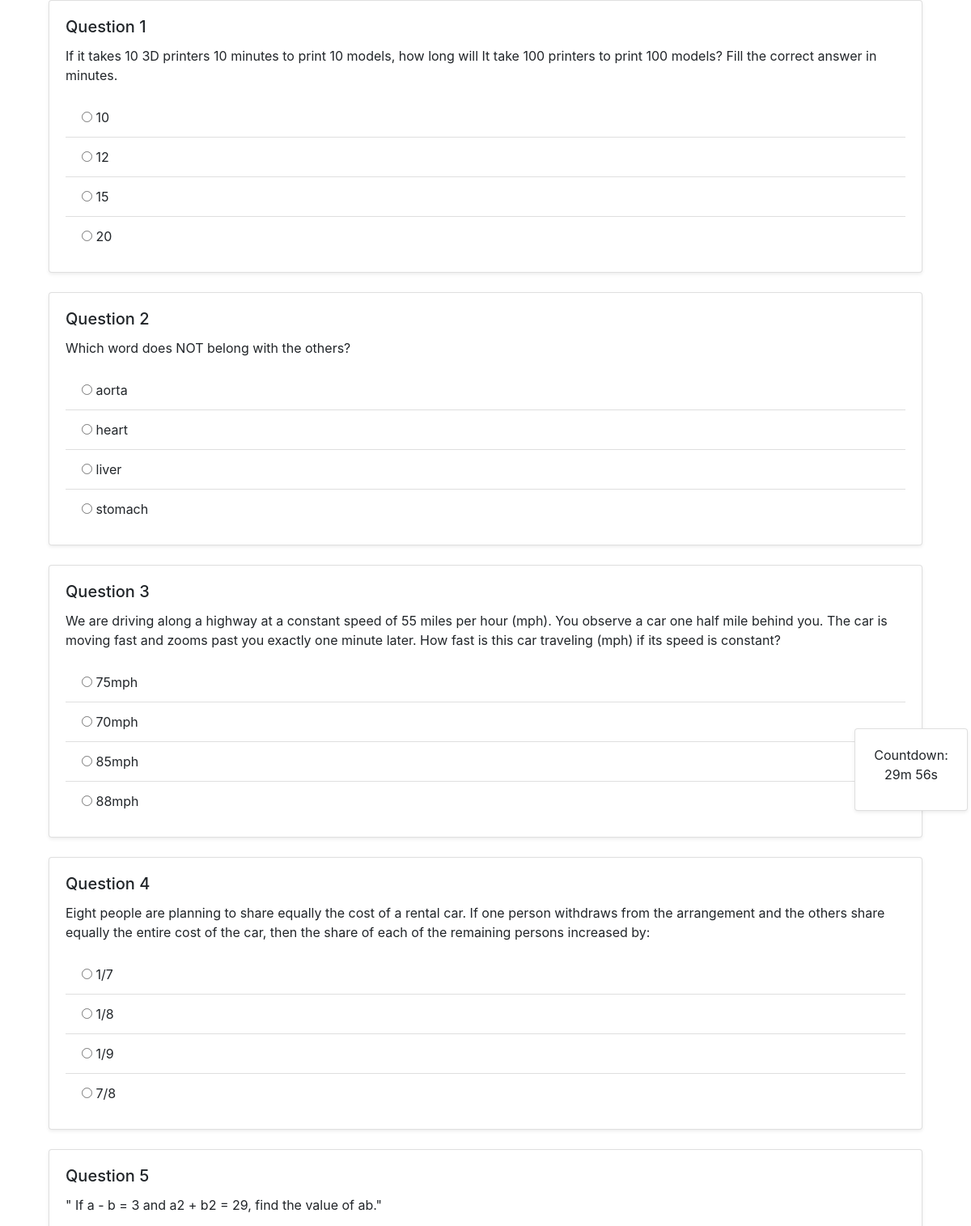
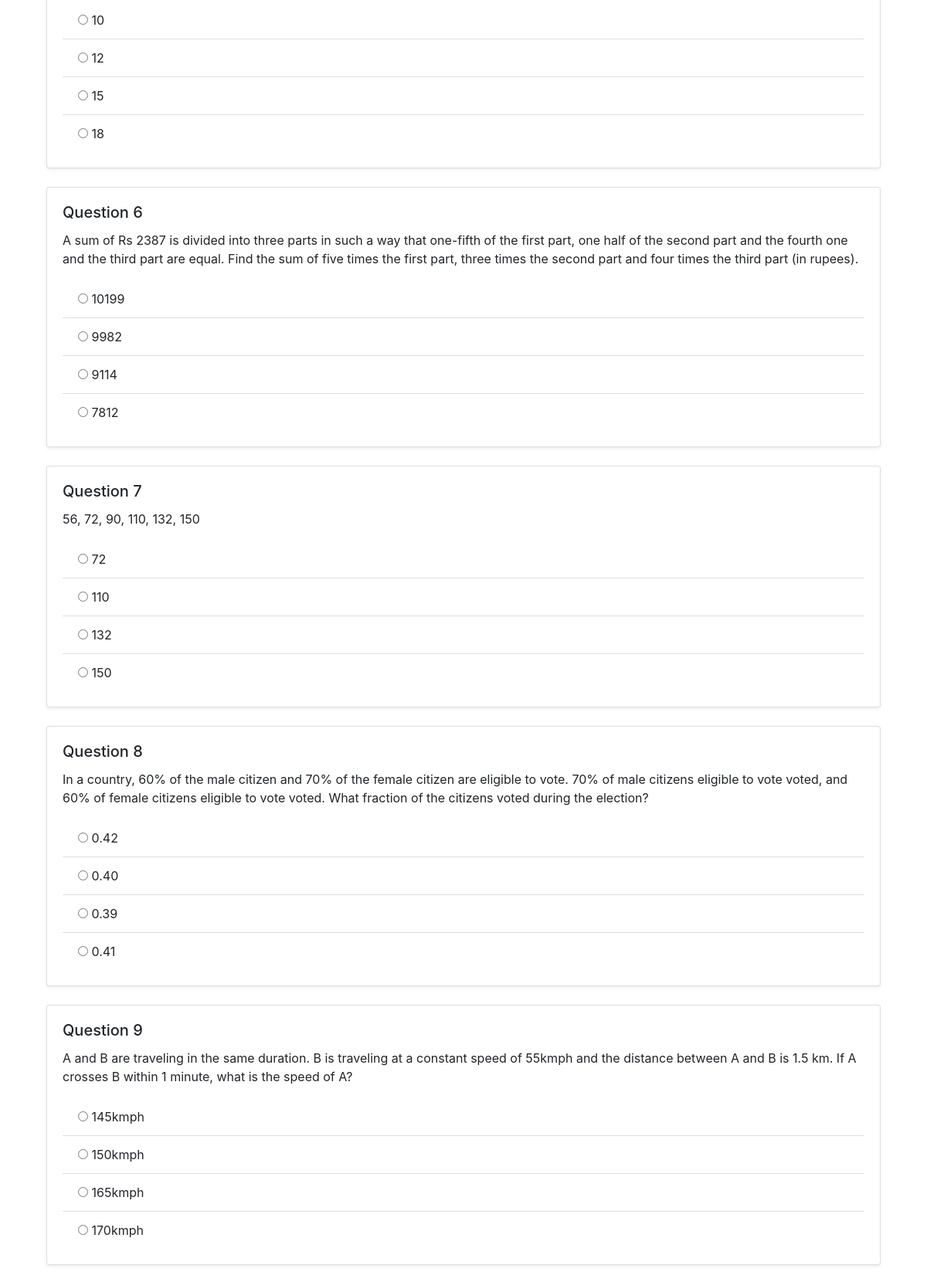
Page /User/Test/ (signed in, upper part) on the committed database (2 pictures, top to bottom).
### Master/models.py (models this page shows)
class tbl_question(models.Model):
    question_id = models.AutoField(primary_key=True)
    question_content=models.CharField(max_length=500)
    question_score=models.IntegerField()
    option_1=models.CharField(max_length=500)
    option_2=models.CharField(max_length=500)
    option_3=models.CharField(max_length=500)
    option_4=models.CharField(max_length=500)
    answer=models.CharField(max_length=500)
    category_id=models.ForeignKey(tbl_category,on_delete=models.CASCADE)
    answer_key=models.CharField(max_length=500)

### User/views.py (the view)
# urls.py: path('Test/', views.Test,name='Test'),
def Test(request):
    if 'uid' not in request.session:
        return redirect('login')
    user_id = request.session['uid']
    user = tbl_user.objects.get(user_id=user_id)
    all_questions = tbl_question.objects.all()
    if all_questions.count() > 30:
        random_questions = sample(list(all_questions), 30)
    else:
        random_questions = all_questions
    if request.method == "POST":
        test = tbl_test.objects.get(user_id=user, test_status='0')
        test.test_end_time = timezone.now()
        test.test_status = '1'
        tid=test.test_id
        total_score = 0
        for question in random_questions:
            answer_key = f'answer_{question.question_id}'
            user_answer = request.POST.get(answer_key)
            if user_answer == question.answer:
                total_score += question.question_score
            test_question = tbl_test_question.objects.create(
                test_id=test,
                test_question_answer=user_answer,
                test_question_score=question.question_score if user_answer == question.answer else 0,
                question_id=question  # Insert question_id into tbl_test_question
            )
            test_question.save()
        test.test_score = total_score
        test.save()
        return redirect("user:TestQuestions",tid)
    else:
        data = tbl_test.objects.filter(user_id=request.session['uid'],test_status=0).count()
        if data > 0:
            return render(request, 'User/Questions.html', {'Questions': random_questions})
        else:
            test = tbl_test.objects.create(user_id=user)
            return render(request, 'User/Questions.html', {'Questions': random_questions})

### User/Templates/User/Questions.html (shortened to what this page needs)
<!DOCTYPE html>
<html lang="en">
<head>
  <link href="https://stackpath.bootstrapcdn.com/bootstrap/4.5.2/css/bootstrap.min.css" rel="stylesheet" />
</head>
<body>
  <div class="card shadow-sm timer">
    <div class="card-body">
      <div class="card-title" id="timer"></div>
    </div>
  </div>
  <div class="container">
    <form method="POST">
      {% csrf_token %} {% for question in Questions %}
      <div class="col-md-12 mb-4">
        <div class="card shadow-sm">
          <div class="card-body">
            <h5 class="card-title">Question {{ forloop.counter }}</h5>
            <p class="card-text">{{ question.question_content }}</p>
            <ul class="list-group list-group-flush">
              <li class="list-group-item">
                <input type="radio" required name="answer_{{ question.question_id }}" value="{{ question.option_1 }}" />
                {{ question.option_1 }}
              </li>
              <li class="list-group-item">
                <input type="radio" name="answer_{{ question.question_id }}" value="{{ question.option_2 }}" />
                {{ question.option_2 }}
              </li>
              <li class="list-group-item">
                <input type="radio" name="answer_{{ question.question_id }}" value="{{ question.option_3 }}" />
                {{ question.option_3 }}
              </li>
              <li class="list-group-item">
                <input type="radio" name="answer_{{ question.question_id }}" value="{{ question.option_4 }}" />
                {{ question.option_4 }}
              </li>
            </ul>
          </div>
        </div>
      </div>
      {% endfor %}
    </form>
  </div>
</body>
</html>

### User/Templates/User/Questions.html (style rules this page uses)
.timer { z-index: 99; width: 140px; text-align: center; position: fixed; top: 10%; left: 88%; }

### rows in the picture
tbl_question: question_content "If it takes 10 3D printers 10 minutes to print 10 models, how long will It take 100 printers to print 100 models? Fill the correct answer in minutes.", option_1 "10", option_2 "12", option_3 "15", option_4 "20"
tbl_question: question_content "Which word does NOT belong with the others?", option_1 "aorta", option_2 "heart", option_3 "liver", option_4 "stomach"
tbl_question: question_content "We are driving along a highway at a constant speed of 55 miles per hour (mph). You observe a car one half mile behind you. The car is moving fast and zooms past you exactly one minute later. How fast is this car traveling (mph) if its speed is constant?", option_1 "75mph", option_2 "70mph", option_3 "85mph", option_4 "88mph"
tbl_question: question_content "Eight people are planning to share equally the cost of a rental car. If one person withdraws from the arrangement and the others share equally the entire cost of the car, then the share of each of the remaining persons increased by:", option_1 "1/7", option_2 "1/8", option_3 "1/9", option_4 "7/8"
tbl_question: question_content "\" If a - b = 3 and a2 + b2 = 29, find the value of ab.\"", option_1 "10", option_2 "12", option_3 "15", option_4 "18"
tbl_question: question_content "A sum of Rs 2387 is divided into three parts in such a way that one-fifth of the first part, one half of the second part and the fourth one and the third part are equal. Find the sum of five times the first part, three times the second part and four times the third part (in rupees).", option_1 "10199", option_2 "9982", option_3 "9114", option_4 "7812"
tbl_question: question_content "56, 72, 90, 110, 132, 150", option_1 "72", option_2 "110", option_3 "132", option_4 "150"
tbl_question: question_content "In a country, 60% of the male citizen and 70% of the female citizen are eligible to vote. 70% of male citizens eligible to vote voted, and 60% of female citizens eligible to vote voted. What fraction of the citizens voted during the election?", option_1 "0.42", option_2 "0.40", option_3 "0.39", option_4 "0.41"
tbl_question: question_content "A and B are traveling in the same duration. B is traveling at a constant speed of 55kmph and the distance between A and B is 1.5 km. If A crosses B within 1 minute, what is the speed of A?", option_1 "145kmph", option_2 "150kmph", option_3 "165kmph", option_4 "170kmph"
